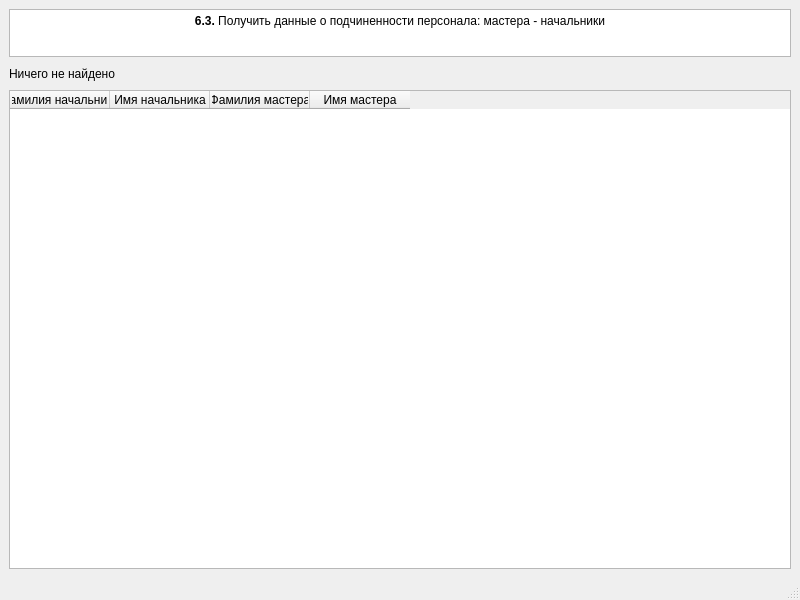
<?xml version="1.0" encoding="UTF-8"?>
<ui version="4.0">
 <class>MainWindow</class>
 <widget class="QMainWindow" name="MainWindow">
  <property name="windowModality">
   <enum>Qt::NonModal</enum>
  </property>
  <property name="geometry">
   <rect>
    <x>0</x>
    <y>0</y>
    <width>800</width>
    <height>600</height>
   </rect>
  </property>
  <property name="maximumSize">
   <size>
    <width>16777215</width>
    <height>16777210</height>
   </size>
  </property>
  <property name="windowTitle">
   <string>Запрос 6.3</string>
  </property>
  <widget class="QWidget" name="centralwidget">
   <layout class="QVBoxLayout" name="verticalLayout_2">
    <item>
     <layout class="QVBoxLayout" name="verticalLayout">
      <item>
       <widget class="QTextBrowser" name="textBrowser">
        <property name="enabled">
         <bool>true</bool>
        </property>
        <property name="maximumSize">
         <size>
          <width>16777215</width>
          <height>48</height>
         </size>
        </property>
        <property name="html">
         <string>&lt;!DOCTYPE HTML PUBLIC &quot;-//W3C//DTD HTML 4.0//EN&quot; &quot;http://www.w3.org/TR/REC-html40/strict.dtd&quot;&gt;
&lt;html&gt;&lt;head&gt;&lt;meta name=&quot;qrichtext&quot; content=&quot;1&quot; /&gt;&lt;style type=&quot;text/css&quot;&gt;
p, li { white-space: pre-wrap; }
&lt;/style&gt;&lt;/head&gt;&lt;body style=&quot; font-family:'MS Shell Dlg 2'; font-size:7.8pt; font-weight:400; font-style:normal;&quot;&gt;
&lt;p align=&quot;center&quot; style=&quot; margin-top:0px; margin-bottom:0px; margin-left:0px; margin-right:0px; -qt-block-indent:0; text-indent:0px;&quot;&gt;&lt;span style=&quot; font-size:9pt; font-weight:600;&quot;&gt;6.3.&lt;/span&gt;&lt;span style=&quot; font-size:9pt;&quot;&gt; Получить данные о подчиненности персонала: мастера - начальники&lt;/span&gt;&lt;/p&gt;&lt;/body&gt;&lt;/html&gt;</string>
        </property>
       </widget>
      </item>
      <item>
       <widget class="QLabel" name="label">
        <property name="maximumSize">
         <size>
          <width>16777215</width>
          <height>21</height>
         </size>
        </property>
        <property name="font">
         <font>
          <pointsize>9</pointsize>
         </font>
        </property>
        <property name="text">
         <string>Ничего не найдено</string>
        </property>
       </widget>
      </item>
     </layout>
    </item>
    <item>
     <layout class="QHBoxLayout" name="horizontalLayout">
      <item>
       <widget class="QTableWidget" name="tableWidget">
        <property name="showGrid">
         <bool>true</bool>
        </property>
        <property name="gridStyle">
         <enum>Qt::SolidLine</enum>
        </property>
        <property name="sortingEnabled">
         <bool>false</bool>
        </property>
        <property name="wordWrap">
         <bool>true</bool>
        </property>
        <property name="cornerButtonEnabled">
         <bool>false</bool>
        </property>
        <property name="rowCount">
         <number>0</number>
        </property>
        <property name="columnCount">
         <number>4</number>
        </property>
        <column>
         <property name="text">
          <string>Фамилия начальника</string>
         </property>
         <property name="font">
          <font>
           <family>MS Shell Dlg 2</family>
           <pointsize>9</pointsize>
          </font>
         </property>
        </column>
        <column>
         <property name="text">
          <string>Имя начальника</string>
         </property>
         <property name="font">
          <font>
           <family>MS Shell Dlg 2</family>
           <pointsize>9</pointsize>
          </font>
         </property>
        </column>
        <column>
         <property name="text">
          <string>Фамилия мастера</string>
         </property>
         <property name="font">
          <font>
           <family>MS Shell Dlg 2</family>
           <pointsize>9</pointsize>
          </font>
         </property>
        </column>
        <column>
         <property name="text">
          <string>Имя мастера</string>
         </property>
         <property name="font">
          <font>
           <family>MS Shell Dlg 2</family>
           <pointsize>9</pointsize>
          </font>
         </property>
        </column>
       </widget>
      </item>
     </layout>
    </item>
   </layout>
  </widget>
  <widget class="QStatusBar" name="statusbar"/>
 </widget>
 <resources/>
 <connections/>
</ui>
